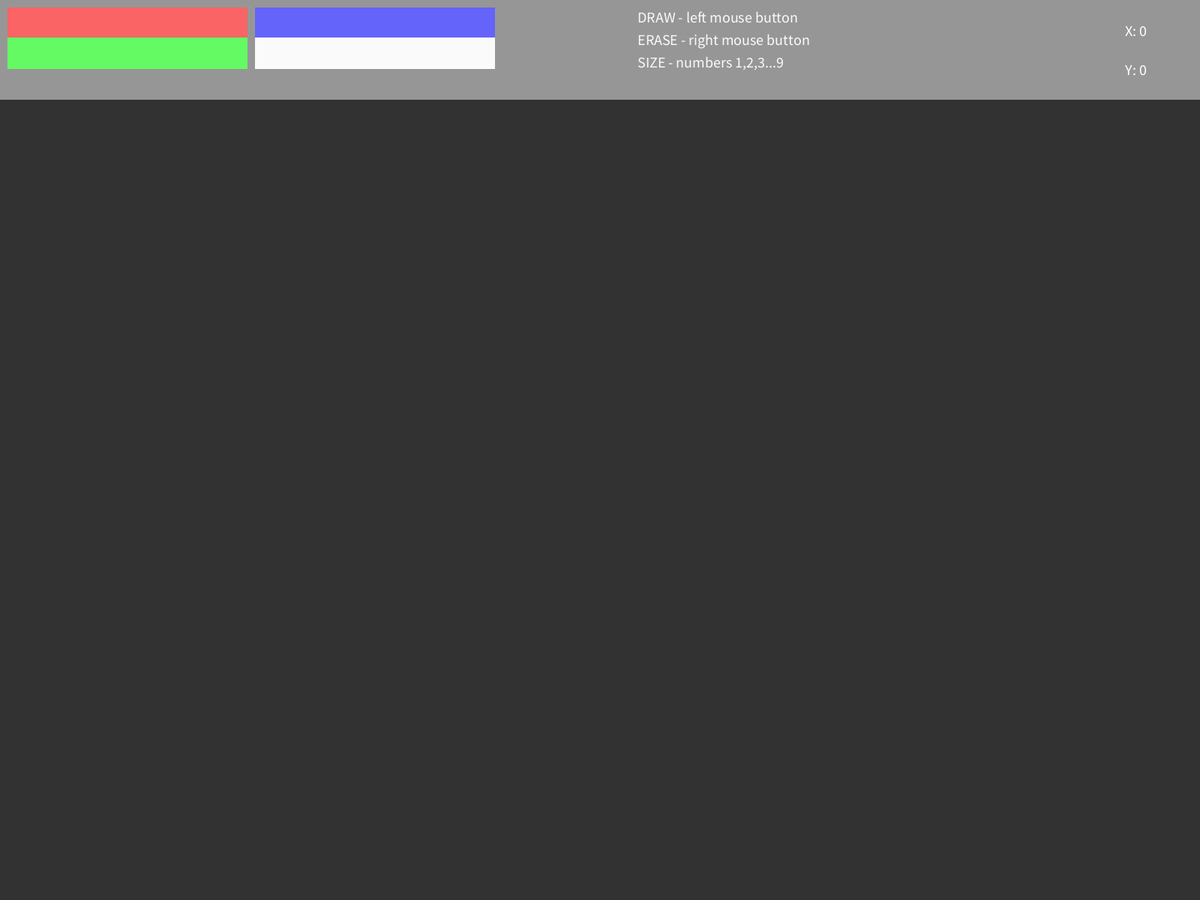
Frame 1 (no input)
Frame 60 (the mouse pressed at the canvas centre just before this capture): identical to frame 1, image omitted
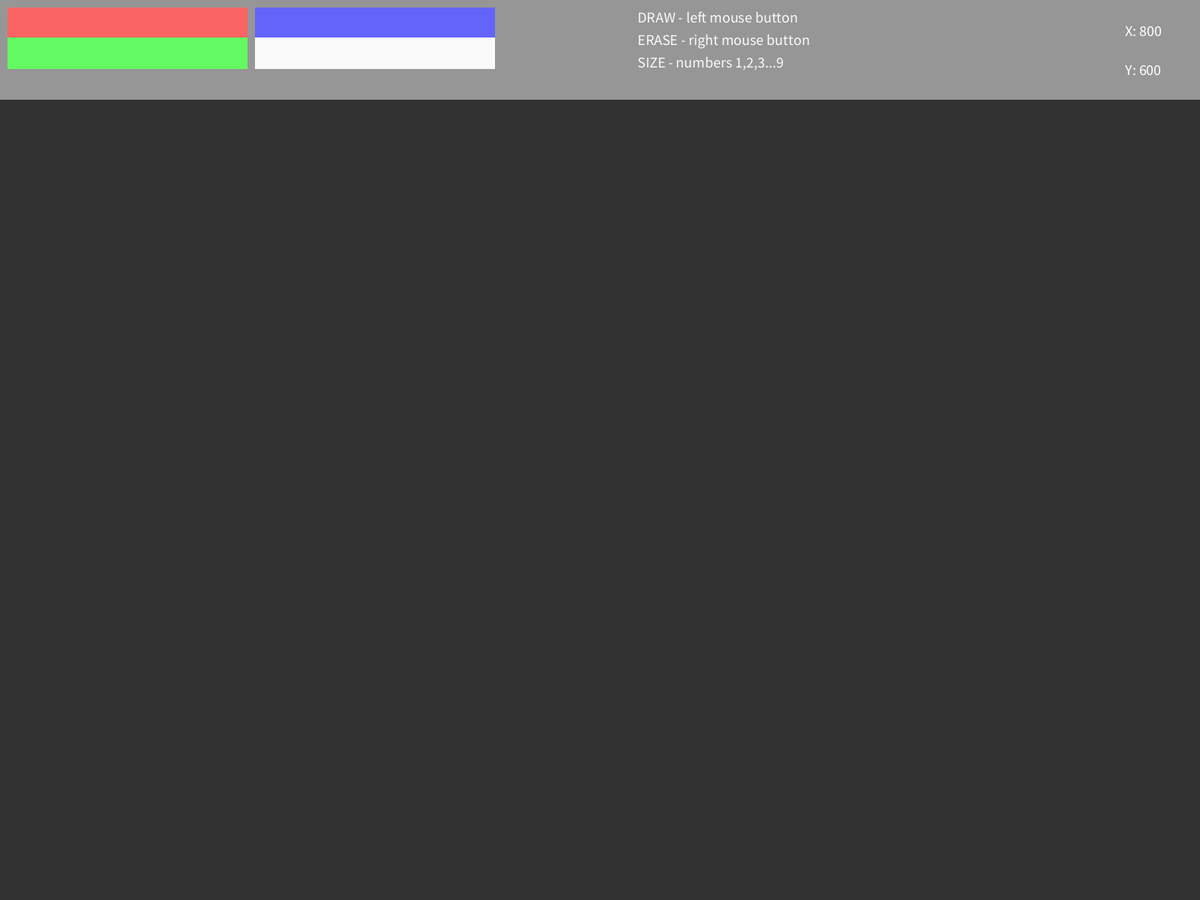
Frame 120 (the mouse held since frame 60 and released just before this capture)

The Processing sketch that drew these frames (run headless with seeded random() and noise(); from frame 60 on, the mouse is pressed at the canvas centre):

// Processing sketch: Paint
// ── Paint.pde
// Simple paint program
// draw, erase, size and color select

Btn rColBtn;
Btn gColBtn;
Btn bColBtn;
Btn wColBtn;
int[] col = new int[3];
float thickness = 2;

void setup() {
  //Envoronment
  fullScreen();
  background(50);
  col[0] = 250;
  col[1] = 250;
  col[2] = 250;
}

void draw() {

  //Draws a menu bar

  //Background
  fill(150);
  noStroke();
  rect(0, 0, width, height/9);

  //Color selection buttons
  rColBtn = new Btn(10, 10, width/5, height/28, 250, 100, 100);
  gColBtn = new Btn(10, 50, width/5, height/28, 100, 250, 100);
  bColBtn = new Btn(width/5 + 20, 10, width/5, height/28, 100, 100, 250);
  wColBtn = new Btn(width/5 + 20, 50, width/5, height/28, 250, 250, 250);

  textSize(20);
  text("DRAW - left mouse button", 850, 30);
  text("ERASE - right mouse button", 850, 60);
  text("SIZE - numbers 1,2,3...9", 850, 90);

  //Checks for button press
  if (rColBtn.Clicked()) {
    col[0] = 250;
    col[1] = 100;
    col[2] = 100;
  }
  if (gColBtn.Clicked()) {
    col[0] = 100;
    col[1] = 250;
    col[2] = 100;
  }
  if (bColBtn.Clicked()) {
    col[0] = 100;
    col[1] = 100;
    col[2] = 250;
  }
  if (wColBtn.Clicked()) {
    col[0] = 250;
    col[1] = 250;
    col[2] = 250;
  }

  //Displays mouse position
  fill(255);
  noStroke();
  textSize(20);
  text("X: " + mouseX, width - width/16, height/25);
  text("Y: " + mouseY, width - width/16, height/12);




  //Draws a line on left click
  if (mousePressed && (mouseButton == LEFT)) {
    stroke(col[0], col[1], col[2]);
    fill(col[0], col[1], col[2]);
    strokeWeight(thickness);
    line(pmouseX, pmouseY, mouseX, mouseY);
  }
  //Eraser on right click
  if (mousePressed && (mouseButton == RIGHT)) {
    stroke(50);
    fill(50);
    strokeWeight(thickness*2);
    line(pmouseX, pmouseY, mouseX, mouseY);
  }



  //Changes thickness on key press
  if (keyPressed) {
    if (key == '1') {
      thickness = 2;
    } else if (key == '2') {
      thickness = 4;
    } else if (key == '3') {
      thickness = 6;
    } else if (key == '4') {
      thickness = 8;
    } else if (key == '5') {
      thickness = 10;
    } else if (key == '6') {
      thickness = 12;
    } else if (key == '7') {
      thickness = 14;
    } else if (key == '8') {
      thickness = 16;
    } else if (key == '9') {
      thickness = 18;
    }
  }
}












//Button class
class Btn {
  float x;
  float y;
  float sizeX;
  float sizeY;
  float[] col = {0, 0, 0};

  Btn(float _x, float _y, float _sizeX, float _sizeY, int r, int g, int b) {
    x = _x;
    y = _y;
    sizeX = _sizeX;
    sizeY = _sizeY;
    col[0] = r;
    col[1] = g;
    col[2] = b;

    noStroke();
    fill(col[0], col[1], col[2]);
    rect(x, y, sizeX, sizeY);
  }

  boolean Clicked() {
    if (mouseX > x && mouseX < x + sizeX && mouseY > y && mouseY < y + sizeY) {
      fill(col[0] - 30, col[1] - 30, col[2] - 30);
      rect(x, y, sizeX, sizeY);
      if (mousePressed) {
        return true;
      }
    }
    return false;
  }
}
